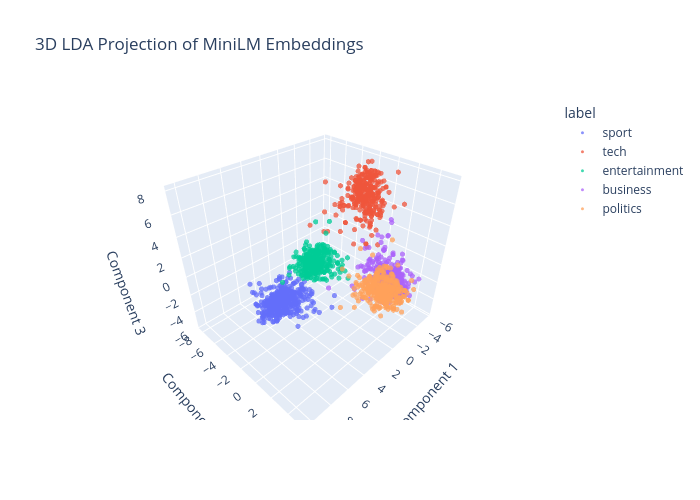
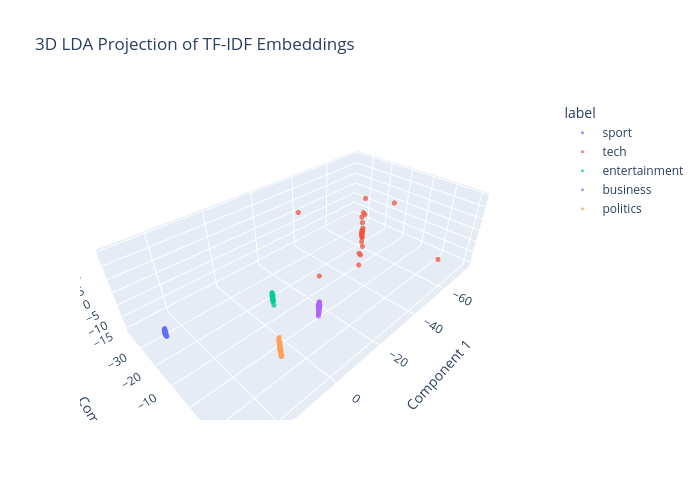

Write notebook code for charts like these, in order.
### Code cell
lda_embeddings_3d = LinearDiscriminantAnalysis(n_components=3).fit_transform(evaluator_embeddings.X_train, evaluator_embeddings.y_train)
plot_3d_interactive(lda_embeddings_3d, np.array(evaluator_embeddings.y_train), title='3D LDA Projection of MiniLM Embeddings')
lda_tfidf_3d = LinearDiscriminantAnalysis(n_components=3).fit_transform(evaluator_tfidf.X_train, evaluator_tfidf.y_train)
plot_3d_interactive(lda_tfidf_3d, np.array(evaluator_tfidf.y_train), title='3D LDA Projection of TF-IDF Embeddings')

### Figure 1 — Plotly figure (JSON) as saved in the notebook; plotly's stock layout.template omitted (floating-point values rounded to 4 significant figures; data arrays with more than 128 entries replaced by an {"elided": "..."} marker saying what was removed)
{"data": [{"hovertemplate": "label=sport<br>x=%{x}<br>y=%{y}<br>z=%{z}<extra></extra>", "legendgroup": "sport", "marker": {"color": "#636efa", "opacity": 0.75, "size": 3, "symbol": "circle"}, "mode": "markers", "name": "sport", "scene": "scene", "showlegend": true, "type": "scatter3d", "x": {"elided": "409 float values"}, "y": {"elided": "409 float values"}, "z": {"elided": "409 float values"}}, {"hovertemplate": "label=tech<br>x=%{x}<br>y=%{y}<br>z=%{z}<extra></extra>", "legendgroup": "tech", "marker": {"color": "#EF553B", "opacity": 0.75, "size": 3, "symbol": "circle"}, "mode": "markers", "name": "tech", "scene": "scene", "showlegend": true, "type": "scatter3d", "x": {"elided": "321 float values"}, "y": {"elided": "321 float values"}, "z": {"elided": "321 float values"}}, {"hovertemplate": "label=entertainment<br>x=%{x}<br>y=%{y}<br>z=%{z}<extra></extra>", "legendgroup": "entertainment", "marker": {"color": "#00cc96", "opacity": 0.75, "size": 3, "symbol": "circle"}, "mode": "markers", "name": "entertainment", "scene": "scene", "showlegend": true, "type": "scatter3d", "x": {"elided": "314 float values"}, "y": {"elided": "314 float values"}, "z": {"elided": "314 float values"}}, {"hovertemplate": "label=business<br>x=%{x}<br>y=%{y}<br>z=%{z}<extra></extra>", "legendgroup": "business", "marker": {"color": "#ab63fa", "opacity": 0.75, "size": 3, "symbol": "circle"}, "mode": "markers", "name": "business", "scene": "scene", "showlegend": true, "type": "scatter3d", "x": {"elided": "395 float values"}, "y": {"elided": "395 float values"}, "z": {"elided": "395 float values"}}, {"hovertemplate": "label=politics<br>x=%{x}<br>y=%{y}<br>z=%{z}<extra></extra>", "legendgroup": "politics", "marker": {"color": "#FFA15A", "opacity": 0.75, "size": 3, "symbol": "circle"}, "mode": "markers", "name": "politics", "scene": "scene", "showlegend": true, "type": "scatter3d", "x": {"elided": "341 float values"}, "y": {"elided": "341 float values"}, "z": {"elided": "341 float values"}}], "layout": {"height": 500, "legend": {"title": {"text": "label"}, "tracegroupgap": 0}, "scene": {"domain": {"x": [0, 1], "y": [0, 1]}, "xaxis": {"title": {"text": "Component 1"}}, "yaxis": {"title": {"text": "Component 2"}}, "zaxis": {"title": {"text": "Component 3"}}}, "title": {"text": "3D LDA Projection of MiniLM Embeddings"}, "width": 700}}

### Figure 2 — Plotly figure (JSON) as saved in the notebook; plotly's stock layout.template omitted (floating-point values rounded to 4 significant figures; data arrays with more than 128 entries replaced by an {"elided": "..."} marker saying what was removed)
{"data": [{"hovertemplate": "label=sport<br>x=%{x}<br>y=%{y}<br>z=%{z}<extra></extra>", "legendgroup": "sport", "marker": {"color": "#636efa", "opacity": 0.75, "size": 3, "symbol": "circle"}, "mode": "markers", "name": "sport", "scene": "scene", "showlegend": true, "type": "scatter3d", "x": {"elided": "409 float values"}, "y": {"elided": "409 float values"}, "z": {"elided": "409 float values"}}, {"hovertemplate": "label=tech<br>x=%{x}<br>y=%{y}<br>z=%{z}<extra></extra>", "legendgroup": "tech", "marker": {"color": "#EF553B", "opacity": 0.75, "size": 3, "symbol": "circle"}, "mode": "markers", "name": "tech", "scene": "scene", "showlegend": true, "type": "scatter3d", "x": {"elided": "321 float values"}, "y": {"elided": "321 float values"}, "z": {"elided": "321 float values"}}, {"hovertemplate": "label=entertainment<br>x=%{x}<br>y=%{y}<br>z=%{z}<extra></extra>", "legendgroup": "entertainment", "marker": {"color": "#00cc96", "opacity": 0.75, "size": 3, "symbol": "circle"}, "mode": "markers", "name": "entertainment", "scene": "scene", "showlegend": true, "type": "scatter3d", "x": {"elided": "314 float values"}, "y": {"elided": "314 float values"}, "z": {"elided": "314 float values"}}, {"hovertemplate": "label=business<br>x=%{x}<br>y=%{y}<br>z=%{z}<extra></extra>", "legendgroup": "business", "marker": {"color": "#ab63fa", "opacity": 0.75, "size": 3, "symbol": "circle"}, "mode": "markers", "name": "business", "scene": "scene", "showlegend": true, "type": "scatter3d", "x": {"elided": "395 float values"}, "y": {"elided": "395 float values"}, "z": {"elided": "395 float values"}}, {"hovertemplate": "label=politics<br>x=%{x}<br>y=%{y}<br>z=%{z}<extra></extra>", "legendgroup": "politics", "marker": {"color": "#FFA15A", "opacity": 0.75, "size": 3, "symbol": "circle"}, "mode": "markers", "name": "politics", "scene": "scene", "showlegend": true, "type": "scatter3d", "x": {"elided": "341 float values"}, "y": {"elided": "341 float values"}, "z": {"elided": "341 float values"}}], "layout": {"height": 500, "legend": {"title": {"text": "label"}, "tracegroupgap": 0}, "scene": {"domain": {"x": [0, 1], "y": [0, 1]}, "xaxis": {"title": {"text": "Component 1"}}, "yaxis": {"title": {"text": "Component 2"}}, "zaxis": {"title": {"text": "Component 3"}}}, "title": {"text": "3D LDA Projection of TF-IDF Embeddings"}, "width": 700}}
